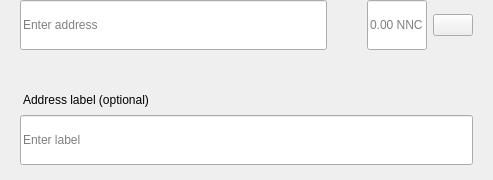
<?xml version="1.0" encoding="UTF-8"?>
<ui version="4.0">
 <class>SendMultiRow</class>
 <widget class="QWidget" name="SendMultiRow">
  <property name="geometry">
   <rect>
    <x>0</x>
    <y>0</y>
    <width>493</width>
    <height>180</height>
   </rect>
  </property>
  <property name="minimumSize">
   <size>
    <width>0</width>
    <height>0</height>
   </size>
  </property>
  <property name="maximumSize">
   <size>
    <width>16777215</width>
    <height>16777215</height>
   </size>
  </property>
  <property name="windowTitle">
   <string>Form</string>
  </property>
  <layout class="QVBoxLayout" name="verticalLayout_3">
   <property name="spacing">
    <number>0</number>
   </property>
   <property name="leftMargin">
    <number>0</number>
   </property>
   <property name="topMargin">
    <number>0</number>
   </property>
   <property name="rightMargin">
    <number>20</number>
   </property>
   <property name="bottomMargin">
    <number>5</number>
   </property>
   <item alignment="Qt::AlignTop">
    <widget class="QWidget" name="widget" native="true">
     <property name="sizePolicy">
      <sizepolicy hsizetype="Expanding" vsizetype="Maximum">
       <horstretch>0</horstretch>
       <verstretch>0</verstretch>
      </sizepolicy>
     </property>
     <property name="minimumSize">
      <size>
       <width>0</width>
       <height>60</height>
      </size>
     </property>
     <property name="maximumSize">
      <size>
       <width>16777215</width>
       <height>85</height>
      </size>
     </property>
     <layout class="QHBoxLayout" name="horizontalLayout" stretch="6,0,2">
      <property name="spacing">
       <number>0</number>
      </property>
      <property name="leftMargin">
       <number>8</number>
      </property>
      <property name="topMargin">
       <number>0</number>
      </property>
      <property name="rightMargin">
       <number>0</number>
      </property>
      <property name="bottomMargin">
       <number>0</number>
      </property>
      <item alignment="Qt::AlignTop">
       <widget class="QStackedWidget" name="stackedAddress">
        <property name="minimumSize">
         <size>
          <width>0</width>
          <height>50</height>
         </size>
        </property>
        <property name="maximumSize">
         <size>
          <width>16777215</width>
          <height>50</height>
         </size>
        </property>
        <widget class="QWidget" name="page_4">
         <property name="sizePolicy">
          <sizepolicy hsizetype="Expanding" vsizetype="Preferred">
           <horstretch>0</horstretch>
           <verstretch>0</verstretch>
          </sizepolicy>
         </property>
         <property name="minimumSize">
          <size>
           <width>0</width>
           <height>50</height>
          </size>
         </property>
         <property name="maximumSize">
          <size>
           <width>16777215</width>
           <height>55</height>
          </size>
         </property>
         <layout class="QVBoxLayout" name="verticalLayout_7">
          <property name="spacing">
           <number>0</number>
          </property>
          <property name="leftMargin">
           <number>12</number>
          </property>
          <property name="topMargin">
           <number>0</number>
          </property>
          <property name="rightMargin">
           <number>0</number>
          </property>
          <property name="bottomMargin">
           <number>0</number>
          </property>
          <item>
           <widget class="QLineEdit" name="lineEditAddress">
            <property name="minimumSize">
             <size>
              <width>0</width>
              <height>50</height>
             </size>
            </property>
            <property name="maximumSize">
             <size>
              <width>16777215</width>
              <height>50</height>
             </size>
            </property>
            <property name="placeholderText">
             <string>Enter address</string>
            </property>
           </widget>
          </item>
         </layout>
        </widget>
        <widget class="QWidget" name="page_3"/>
       </widget>
      </item>
      <item>
       <spacer name="horizontalSpacer_3">
        <property name="orientation">
         <enum>Qt::Horizontal</enum>
        </property>
        <property name="sizeType">
         <enum>QSizePolicy::Fixed</enum>
        </property>
        <property name="sizeHint" stdset="0">
         <size>
          <width>40</width>
          <height>20</height>
         </size>
        </property>
       </spacer>
      </item>
      <item>
       <layout class="QHBoxLayout" name="horizontalLayout_2">
        <property name="spacing">
         <number>6</number>
        </property>
        <item alignment="Qt::AlignTop">
         <widget class="QLineEdit" name="lineEditAmount">
          <property name="sizePolicy">
           <sizepolicy hsizetype="Expanding" vsizetype="Preferred">
            <horstretch>0</horstretch>
            <verstretch>0</verstretch>
           </sizepolicy>
          </property>
          <property name="minimumSize">
           <size>
            <width>0</width>
            <height>50</height>
           </size>
          </property>
          <property name="maximumSize">
           <size>
            <width>16777215</width>
            <height>50</height>
           </size>
          </property>
          <property name="maxLength">
           <number>17</number>
          </property>
          <property name="alignment">
           <set>Qt::AlignLeading|Qt::AlignLeft|Qt::AlignVCenter</set>
          </property>
          <property name="placeholderText">
           <string notr="true">0.00 NNC</string>
          </property>
         </widget>
        </item>
        <item>
         <layout class="QVBoxLayout" name="verticalLayout">
          <property name="topMargin">
           <number>14</number>
          </property>
          <property name="bottomMargin">
           <number>0</number>
          </property>
          <item alignment="Qt::AlignTop">
           <widget class="QPushButton" name="btnMenu">
            <property name="minimumSize">
             <size>
              <width>0</width>
              <height>0</height>
             </size>
            </property>
            <property name="maximumSize">
             <size>
              <width>16777215</width>
              <height>16777215</height>
             </size>
            </property>
            <property name="focusPolicy">
             <enum>Qt::NoFocus</enum>
            </property>
            <property name="text">
             <string/>
            </property>
           </widget>
          </item>
         </layout>
        </item>
       </layout>
      </item>
     </layout>
    </widget>
   </item>
   <item>
    <widget class="QWidget" name="layoutLabel" native="true">
     <property name="minimumSize">
      <size>
       <width>0</width>
       <height>0</height>
      </size>
     </property>
     <property name="maximumSize">
      <size>
       <width>16777215</width>
       <height>16777215</height>
      </size>
     </property>
     <layout class="QVBoxLayout" name="verticalLayout_9">
      <property name="spacing">
       <number>6</number>
      </property>
      <property name="leftMargin">
       <number>20</number>
      </property>
      <property name="topMargin">
       <number>0</number>
      </property>
      <property name="rightMargin">
       <number>0</number>
      </property>
      <property name="bottomMargin">
       <number>10</number>
      </property>
      <item>
       <spacer name="verticalSpacer">
        <property name="orientation">
         <enum>Qt::Vertical</enum>
        </property>
        <property name="sizeType">
         <enum>QSizePolicy::Fixed</enum>
        </property>
        <property name="sizeHint" stdset="0">
         <size>
          <width>20</width>
          <height>20</height>
         </size>
        </property>
       </spacer>
      </item>
      <item>
       <widget class="QLabel" name="labelSubtitleDescription">
        <property name="styleSheet">
         <string notr="true">margin-bottom:2px;
margin-left:0.05px;
padding:0px;</string>
        </property>
        <property name="text">
         <string>Address label (optional)</string>
        </property>
       </widget>
      </item>
      <item>
       <widget class="QLineEdit" name="lineEditDescription">
        <property name="minimumSize">
         <size>
          <width>0</width>
          <height>50</height>
         </size>
        </property>
        <property name="maximumSize">
         <size>
          <width>16777215</width>
          <height>50</height>
         </size>
        </property>
        <property name="placeholderText">
         <string>Enter label</string>
        </property>
       </widget>
      </item>
     </layout>
    </widget>
   </item>
  </layout>
 </widget>
 <resources/>
 <connections/>
</ui>
